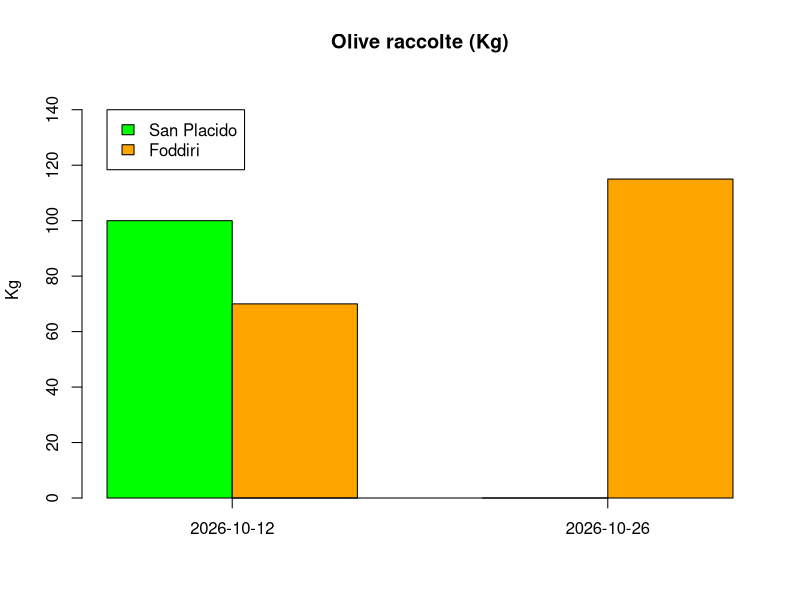

This figure's R source:
setwd("~github/oil")
year <- c(2021,2021)
date <- as.Date(c("10-12","10-26"),format=("%m-%d")) #data in formato mese-giorno
olives_sp <- c(100,0) #olive di San Placido (kg)
olives_f <- c(70,115) #olive di Foddiri
production <- c(27.8,19.2) #olio in kg
volume <- round(1/.916,digit=3) #volume olio in base al peso specifico (lt per kg)
cost <- c(.21,.21) #Euro cent per chilo di olive
iva <- c(.04,.04)
oil <- data.frame(year,date,olives_sp,olives_f,production,volume,cost,iva)
oil <- transform(oil,
                 return=round(production/(olives_sp+olives_f),digit=3),
                 prod_litre=round(production*volume,digit=1),
                 tot_cost=round((olives_sp+olives_f)*cost*(1+iva))) #add oil in litres and total cost per date
barplot(cbind(oil$olives_sp,oil$olives_f)~oil$date,beside=TRUE,ylim=c(0,150),col=c("green","orange"),xaxt="n",xlab="",ylab="Kg",main="Olive raccolte (Kg)")
axis(1,at=c(2,5),labels=oil$date)
legend(1,140,c("San Placido","Foddiri"),fill=c("green","orange"))

        
